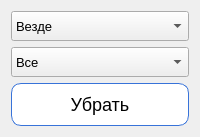
             <widget class="QWidget" name="Clear">
              <attribute name="title">
               <string>Убрать</string>
              </attribute>
              <layout class="QVBoxLayout" name="verticalLayout_16">
               <item>
                <widget class="QComboBox" name="weekday3">
                 <property name="minimumSize">
                  <size>
                   <width>0</width>
                   <height>30</height>
                  </size>
                 </property>
                 <property name="font">
                  <font>
                   <pointsize>10</pointsize>
                  </font>
                 </property>
                 <item>
                  <property name="text">
                   <string>Везде</string>
                  </property>
                 </item>
                 <item>
                  <property name="text">
                   <string>Пн</string>
                  </property>
                 </item>
                 <item>
                  <property name="text">
                   <string>Вт</string>
                  </property>
                 </item>
                 <item>
                  <property name="text">
                   <string>Ср</string>
                  </property>
                 </item>
                 <item>
                  <property name="text">
                   <string>Чт</string>
                  </property>
                 </item>
                 <item>
                  <property name="text">
                   <string>Пт</string>
                  </property>
                 </item>
                 <item>
                  <property name="text">
                   <string>Сб</string>
                  </property>
                 </item>
                </widget>
               </item>
               <item>
                <widget class="QComboBox" name="object3">
                 <property name="minimumSize">
                  <size>
                   <width>0</width>
                   <height>30</height>
                  </size>
                 </property>
                 <property name="font">
                  <font>
                   <pointsize>10</pointsize>
                  </font>
                 </property>
                 <item>
                  <property name="text">
                   <string>Все</string>
                  </property>
                 </item>
                 <item>
                  <property name="text">
                   <string>1</string>
                  </property>
                 </item>
                 <item>
                  <property name="text">
                   <string>2</string>
                  </property>
                 </item>
                 <item>
                  <property name="text">
                   <string>3</string>
                  </property>
                 </item>
                 <item>
                  <property name="text">
                   <string>4</string>
                  </property>
                 </item>
                 <item>
                  <property name="text">
                   <string>5</string>
                  </property>
                 </item>
                 <item>
                  <property name="text">
                   <string>6</string>
                  </property>
                 </item>
                 <item>
                  <property name="text">
                   <string>7</string>
                  </property>
                 </item>
                 <item>
                  <property name="text">
                   <string>8</string>
                  </property>
                 </item>
                </widget>
               </item>
               <item>
                <widget class="QPushButton" name="clear_but">
                 <property name="minimumSize">
                  <size>
                   <width>0</width>
                   <height>40</height>
                  </size>
                 </property>
                 <property name="font">
                  <font>
                   <pointsize>-1</pointsize>
                   <weight>50</weight>
                   <bold>false</bold>
                  </font>
                 </property>
                 <property name="styleSheet">
                  <string notr="true">QPushButton {
    padding:10px;
    color: #fffff;
    font-size: 18px;
    border-radius: 10px;
    border: 1px solid #3873d9;
    background-color: white; }

QPushButton:hover{
	background-color: rgb(171, 211, 247);
	effect = QtWidgets.QGraphicsDropShadowEffect(QPushButton)
	effect.setOffset(0, 0)
	effect.setBlurRadius(20)
	effect.setColor(QColor(57, 219, 255))
	QPushButton.setGraphicsEffect(effect)
}</string>
                 </property>
                 <property name="text">
                  <string>Убрать</string>
                 </property>
                </widget>
               </item>
              </layout>
             </widget>
